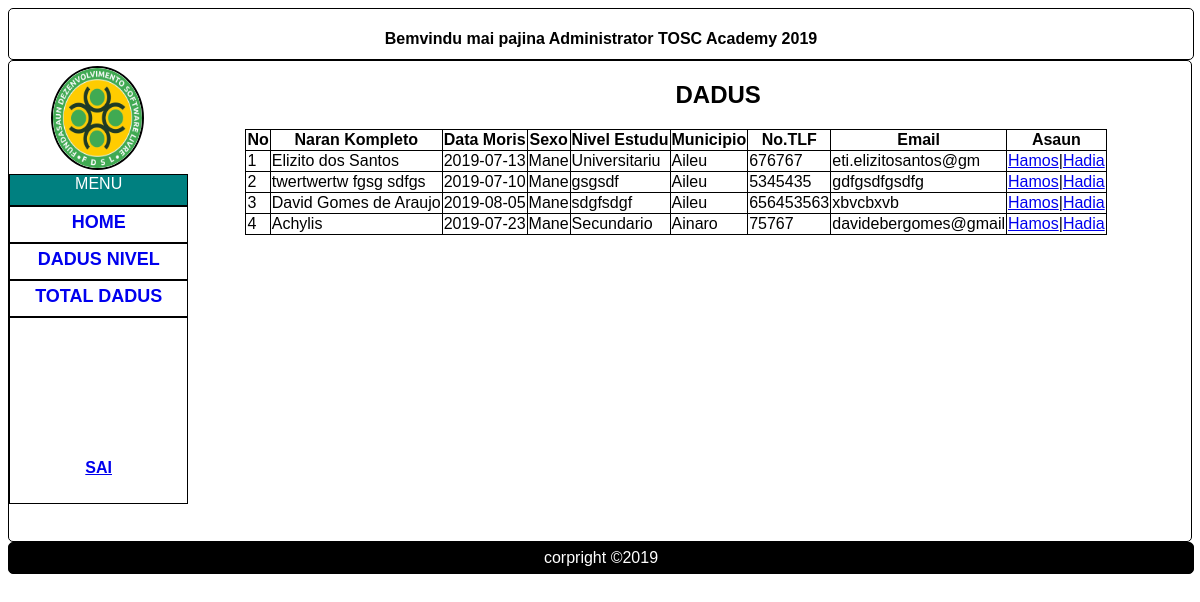
The app's page /Admin/index.php?page=totald (signed in) with its own data.
### tables this page shows
CREATE TABLE `tb_dadus` (
  `id` int(5) NOT NULL,
  `naran` varchar(60) NOT NULL,
  `dm` date NOT NULL,
  `sexo` varchar(10) NOT NULL,
  `n_estudu` varchar(60) NOT NULL,
  `municipio` varchar(60) NOT NULL,
  `no_tlf` int(11) NOT NULL,
  `email` varchar(20) NOT NULL
);

### Admin/pajina/totald.php (the view)
	<div class="container">
		<div class="content">
<h2 style="text-align: center;">DADUS</h2>
 	<table class="dadus">
 		<tr>
 			<th class="dadus">No</th>
 			<th class="dadus">Naran Kompleto</th>
 			<th class="dadus">Data Moris</th>
 			<th class="dadus">Sexo</th>
 			<th class="dadus">Nivel Estudu</th>
 			<th class="dadus">Municipio</th>
 			<th class="dadus">No.TLF</th>
 			<th class="dadus">Email</th>
 			<th class="dadus">Asaun</th>
 		</tr>
 		<?php
 			include "koneksaun.php";
 			$query = mysqli_query($con, "SELECT * FROM tb_dadus");
 			$no = 1;
 				while($row = mysqli_fetch_array($query)){
 				?>
 		<tr>
 			<td class="dadus"><?php echo $no; ?></td>
 			<td class="dadus"><?php echo $row['naran']; ?></td>
 			<td class="dadus"><?php echo $row['dm']; ?></td>
 			<td class="dadus"><?php echo $row['sexo']; ?></td>
 			<td class="dadus"><?php echo $row['n_estudu']; ?></td>
 			<td class="dadus"><?php echo $row['municipio']; ?></td>
 			<td class="dadus"><?php echo $row['no_tlf']; ?></td>
 			<td class="dadus"><?php echo $row['email']; ?></td>
 			<td class="dadus"><a href="pajina/hamos.php?id=<?php echo $row['id']; ?>" onclick="return confirm('Ita hakarak atu hamos...?')">Hamos</a>|<a href="pajina/hadia.php?id=<?php echo $row['id']; ?>" >Hadia</a></td>
 		</tr>
 		<?php
 			$no++;
 		}
 		 ?>
 	</table>
		</div>
		<div class="sidebar">
			<?php include "sidebar.php" ?>
		</div>
	</div>

### Admin/index.php (shortened to what this page needs)
<?php
include "pajina/koneksaun.php";
?>
<!DOCTYPE html>
<html lang="en">
<head>
  <link rel="stylesheet" href="style.css">
</head>
<body>
  <div class="container-fluid">
    <?php
        include "pajina/header.php";
            if (isset($_GET['page'])) {
              $page = $_GET['page'];
              switch ($page) {
                case 'totald':
                  include "pajina/totald.php";
                  break;
              }
            }else{
              include "pajina/home.php";
            };
            include "pajina/footer.php";
           ?>
    	</div>
</body>
</html>

### Admin/pajina/header.php
<div class="header">
		<h4>Bemvindu mai pajina Administrator TOSC Academy 2019</h4><br>
</div>

### Admin/pajina/sidebar.php
<div class="sidebar3">
  <center>
    <img src="pajina/foto/2.jpg" alt="Profile Admin">
  </center>
</div>
<div class="sidebar1">MENU</div>
<div class="sidebar2"><a href="index.php?page=home">HOME</a></div>
<div class="sidebar2"><a href="index.php?page=dadusn">Dadus Nivel</a></div>
<div class="sidebar2"><a href="index.php?page=totald">Total Dadus</a></div>
<div class="sidebar4">
  <a href="../index.php" onclick="return confirm('Ita hakarak sai...?')">SAI</a>
</div>

### Admin/pajina/footer.php
<div class="footer">
corpright &copy;2019
</div>

### Admin/style.css (style rules this page uses)
body { font-family: sans-serif; }
div.container { border-radius: 5px; border:1px solid black; height: 480px; }
.header { width: 100%; height: 50px; border-radius: 5px; border: 1px solid black; text-align: center; }
div.content { width: 80%; float: right; }
div.sidebar { width: 15%; float: left; margin-top: 5px; }
div.sidebar1 { width: 100%; border: 1px solid black; height: 30px; background-color: teal; color: white; text-align: center; font-family: sans-serif; }
div.sidebar2 { width: 100%; border: 1px solid black; height: 35px; line-height: 30px; color: black; font-family: sans-serif; text-align: center; }
div.sidebar2 a { font-size: 18px; font-weight: bold; text-decoration: none; text-transform: uppercase; }
.dadus { border: 1px solid black; border-collapse: collapse; }
div.sidebar3 img { width: 50%; height: 100px; border-radius: 50%; border:2px solid black; }
div.sidebar4 { width: 100%; line-height: 300px; text-align: center; height: 185px; border:1px solid black; }
div.sidebar4 a { font-family: sans-serif; font-weight: bold; text-transform: none; }
div.footer { border-radius: 5px; border:1px solid black; height: 30px; width: 100%; background-color: black; color: white; text-align: center; line-height: 30px; }

### records on screen
tb_dadus: naran "Elizito dos Santos", dm "2019-07-13", sexo "Mane", n_estudu "Universitariu", municipio "Aileu", no_tlf "676767", email "eti.elizitosantos@gm"
tb_dadus: naran "twertwertw fgsg sdfgs", dm "2019-07-10", sexo "Mane", n_estudu "gsgsdf", municipio "Aileu", no_tlf "5345435", email "gdfgsdfgsdfg"
tb_dadus: naran "David Gomes de Araujo", dm "2019-08-05", sexo "Mane", n_estudu "sdgfsdgf", municipio "Aileu", no_tlf "656453563", email "xbvcbxvb"
tb_dadus: naran "Achylis", dm "2019-07-23", sexo "Mane", n_estudu "Secundario", municipio "Ainaro", no_tlf "75767", email "davidebergomes@gmail"
